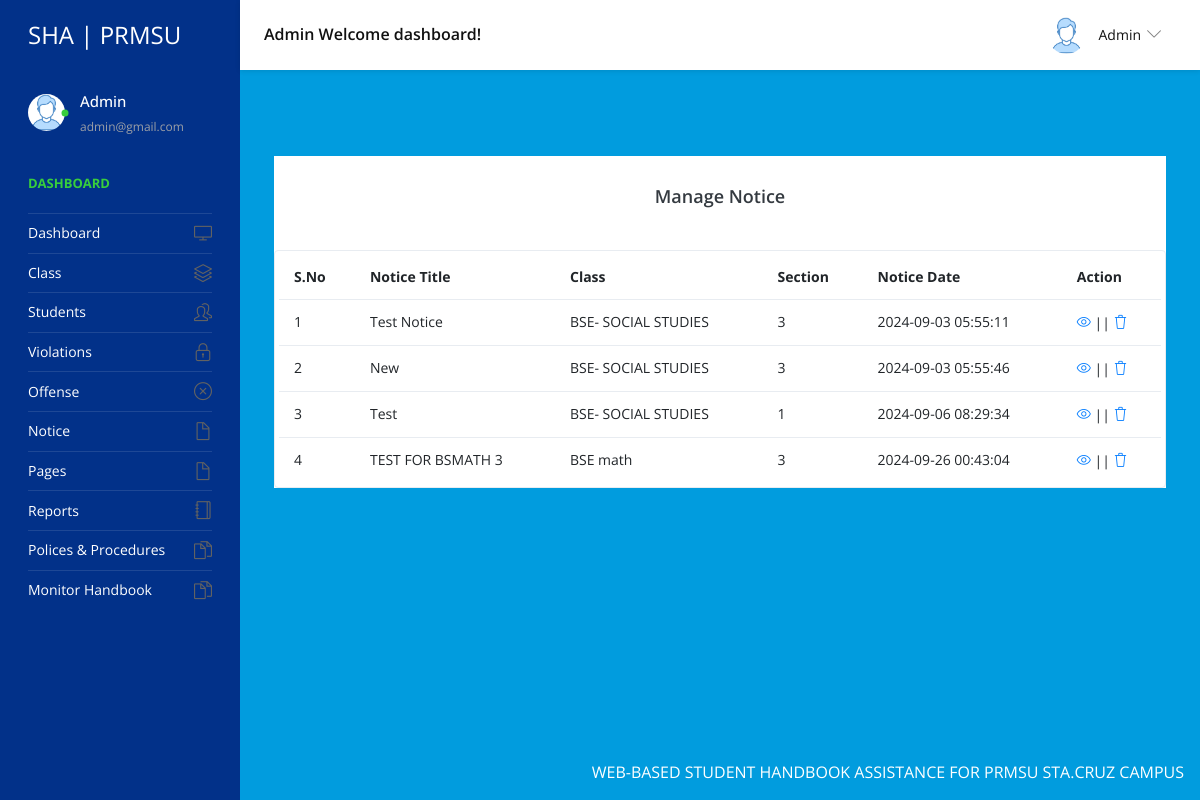
The app's page /admin/manage-notice.php (signed in) with its own data.
### tables this page shows
CREATE TABLE `tblnotice` (
  `ID` int(5) NOT NULL,
  `NoticeTitle` mediumtext DEFAULT NULL,
  `ClassId` int(10) DEFAULT NULL,
  `NoticeMsg` mediumtext DEFAULT NULL,
  `CreationDate` timestamp NULL DEFAULT current_timestamp()
);

CREATE TABLE `tblclass` (
  `ID` int(5) NOT NULL,
  `ClassName` varchar(50) DEFAULT NULL,
  `Section` varchar(20) DEFAULT NULL,
  `CreationDate` timestamp NULL DEFAULT current_timestamp()
);

### admin/manage-notice.php (the view, shortened to what this page needs)
<?php
include('includes/dbconnection.php');
if (strlen($_SESSION['sturecmsaid'] == 0)) {
  header('location:logout.php');
} else {
  ?>
  <!DOCTYPE html>
  <html lang="en">
  <head>
    <link rel="stylesheet" href="vendors/simple-line-icons/css/simple-line-icons.css">
    <link rel="stylesheet" href="vendors/flag-icon-css/css/flag-icon.min.css">
    <link rel="stylesheet" href="vendors/css/vendor.bundle.base.css">
    <link rel="stylesheet" href="./vendors/daterangepicker/daterangepicker.css">
    <link rel="stylesheet" href="./vendors/chartist/chartist.min.css">
    <link rel="stylesheet" href="./css/style.css">
  </head>
  <body>
    <div class="container-scroller">
      <?php include_once('includes/header.php'); ?>
      <div class="container-fluid page-body-wrapper">
        <?php include_once('includes/sidebar.php'); ?>
        <div class="main-panel">
          <div class="content-wrapper">
            <div class="page-header">
              <nav aria-label="breadcrumb">
                <ol class="breadcrumb">
                </ol>
              </nav>
            </div>
             <div class="col-12 grid-margin stretch-card">
                  <div class="card">
                    <div class="card-body">
                      <h4 class="card-title" style="text-align: center;">Manage Notice</h4>
                    </div>
                    <div class="table-responsive border rounded p-1">
                      <table class="table">
                        <thead>
                          <tr>
                            <th class="font-weight-bold">S.No</th>
                            <th class="font-weight-bold">Notice Title</th>
                            <th class="font-weight-bold">Class</th>
                            <th class="font-weight-bold">Section</th>
                            <th class="font-weight-bold">Notice Date</th>
                            <th class="font-weight-bold">Action</th>
                          </tr>
                        </thead>
                        <tbody>
                          <?php
                          $sql = "SELECT tblclass.ID,tblclass.ClassName,tblclass.Section,tblnotice.NoticeTitle,tblnotice.CreationDate,tblnotice.ClassId,tblnotice.ID as nid from tblnotice join tblclass on tblclass.ID=tblnotice.ClassId";
                          $query = $dbh->prepare($sql);
                          $query->execute();
                          $results = $query->fetchAll(PDO::FETCH_OBJ);
                          $cnt = 1;
                          if ($query->rowCount() > 0) {
                            foreach ($results as $row) { ?>
                              <tr>
                                <td><?php echo htmlentities($cnt); ?></td>
                                <td><?php echo htmlentities($row->NoticeTitle); ?></td>
                                <td><?php echo htmlentities($row->ClassName); ?></td>
                                <td><?php echo htmlentities($row->Section); ?></td>
                                <td><?php echo htmlentities($row->CreationDate); ?></td>
                                <td>
                                  <div><a href="edit-notice-detail.php?editid=<?php echo htmlentities($row->ID); ?>"><i
                                        class="icon-eye"></i></a>
                                    || <a href="manage-notice.php?delid=<?php echo ($row->ID); ?>"
                                      onclick="return confirm('Do you really want to Delete ?');"> <i
                                        class="icon-trash"></i></a></div>
                                </td>
                              </tr><?php $cnt = $cnt + 1;
                            }
                          } ?>
                        </tbody>
                      </table>
                    </div>
                  </div>
                </div>
              </div>
            </div>
          </div>
          <?php include_once('includes/footer.php'); ?>
        </div>
  </body>
  </html><?php } ?>

### admin/includes/header.php (shortened to what this page needs)
<nav class="navbar default-layout-navbar col-lg-12 col-12 p-0 fixed-top d-flex flex-row">
  <div class="navbar-brand-wrapper d-flex align-items-center">
    <a class="navbar-brand brand-logo" href="dashboard.php">
      <strong style="color: white;">SHA | PRMSU</strong>
    </a>
  </div><?php
  $aid = $_SESSION['sturecmsaid'];
  $sql = "SELECT * from tbladmin where ID=:aid";
  $query = $dbh->prepare($sql);
  $query->bindParam(':aid', $aid, PDO::PARAM_STR);
  $query->execute();
  $results = $query->fetchAll(PDO::FETCH_OBJ);
  if ($query->rowCount() > 0) {
    foreach ($results as $row) { ?>
      <div class="navbar-menu-wrapper d-flex align-items-center flex-grow-1">
        <h5 class="mb-0 font-weight-medium d-none d-lg-flex"><?php echo htmlentities($row->AdminName); ?> Welcome dashboard!
        </h5>
        <ul class="navbar-nav navbar-nav-right ml-auto">
          <li class="nav-item dropdown d-none d-xl-inline-flex user-dropdown">
            <a class="nav-link dropdown-toggle" id="UserDropdown" href="#" data-toggle="dropdown" aria-expanded="false">
              <img class="img-xs rounded-circle ml-2" src="images/faces/face8.jpg" alt="Profile image"> <span
                class="font-weight-normal"> <?php echo htmlentities($row->AdminName); ?> </span></a>
              </div><?php $cnt = $cnt + 1;
    }
  } ?>
      </li>
    </ul>
  </div>
</nav>

### admin/includes/sidebar.php (shortened to what this page needs)
<nav class="sidebar sidebar-offcanvas" id="sidebar">
  <ul class="nav">
    <li class="nav-item nav-profile">
      <a href="#" class="nav-link">
        <div class="profile-image">
          <img class="img-xs rounded-circle" src="images/faces/face8.jpg" alt="profile image">
          <div class="dot-indicator bg-success"></div>
        </div>
        <div class="text-wrapper">
          <?php
          $aid = $_SESSION['sturecmsaid'];
          $sql = "SELECT * from tbladmin where ID=:aid";
          $query = $dbh->prepare($sql);
          $query->bindParam(':aid', $aid, PDO::PARAM_STR);
          $query->execute();
          $results = $query->fetchAll(PDO::FETCH_OBJ);
          $cnt = 1;
          if ($query->rowCount() > 0) {
            foreach ($results as $row) { ?>
              <p class="profile-name"><?php echo htmlentities($row->AdminName); ?></p>
              <p class="designation"><?php echo htmlentities($row->Email); ?></p><?php $cnt = $cnt + 1;
            }
          } ?>
        </div>
      </a>
    </li>
    <li class="nav-item nav-category">
      <span class="nav-link">Dashboard</span>
    </li>
    <li class="nav-item">
      <a class="nav-link" href="dashboard.php">
        <span class="menu-title">Dashboard</span>
        <i class="icon-screen-desktop menu-icon"></i>
      </a>
    </li>
    <li class="nav-item">
      <a class="nav-link" data-toggle="collapse" href="#ui-basic" aria-expanded="false" aria-controls="ui-basic">
        <span class="menu-title">Class</span>
        <i class="icon-layers menu-icon"></i>
      </a>
    </li>
    <li class="nav-item">
      <a class="nav-link" data-toggle="collapse" href="#ui-basic1" aria-expanded="false" aria-controls="ui-basic1">
        <span class="menu-title">Students</span>
        <i class="icon-people menu-icon"></i>
      </a>
    </li>
    <li class="nav-item">
      <a class="nav-link" data-toggle="collapse" href="#violations" aria-expanded="false" aria-controls="violations">
        <span class="menu-title">Violations</span>
        <i class="icon-lock menu-icon"></i>
      </a>
    </li>
    <li class="nav-item">
      <a class="nav-link" data-toggle="collapse" href="#offense" aria-expanded="false" aria-controls="offense">
        <span class="menu-title">Offense</span>
        <i class="icon-close menu-icon"></i>
      </a>
    </li>
    <li class="nav-item">
      <a class="nav-link" data-toggle="collapse" href="#auth" aria-expanded="false" aria-controls="auth">
        <span class="menu-title">Notice </span>
        <i class="icon-doc menu-icon"></i>
      </a>
    </li>
    <li class="nav-item">
      <a class="nav-link" data-toggle="collapse" href="#auth2" aria-expanded="false" aria-controls="auth">
        <span class="menu-title">Pages</span>
        <i class="icon-doc menu-icon"></i>
      </a>
    </li>
    <li class="nav-item">
      <a class="nav-link" href="between-dates-reports.php">
        <span class="menu-title">Reports</span>
        <i class="icon-notebook menu-icon"></i>
      </a>
    </li>
    <li class="nav-item">
      <a class="nav-link" href="handbook2.php">
        <span class="menu-title">Polices & Procedures</span>
        <i class="icon-docs menu-icon"></i>
      </a>
    </li>
    <li class="nav-item">
      <a class="nav-link" href="monitor.php">
        <span class="menu-title">Monitor Handbook</span>
        <i class="icon-docs menu-icon"></i>
      </a>
    </li>
  </ul>
</nav>

### records on screen
tblnotice: NoticeTitle "Test Notice", ClassId.ClassName "BSE- SOCIAL STUDIES", ClassId.Section "3", CreationDate "2024-09-03 05:55:11"
tblnotice: NoticeTitle "New", ClassId.ClassName "BSE- SOCIAL STUDIES", ClassId.Section "3", CreationDate "2024-09-03 05:55:46"
tblnotice: NoticeTitle "Test", ClassId.ClassName "BSE- SOCIAL STUDIES", ClassId.Section "1", CreationDate "2024-09-06 08:29:34"
tblnotice: NoticeTitle "TEST FOR BSMATH 3", ClassId.ClassName "BSE math", ClassId.Section "3", CreationDate "2024-09-26 00:43:04"

### other values on screen
$row->AdminName "Admin"
$row->Email "admin@gmail.com"
